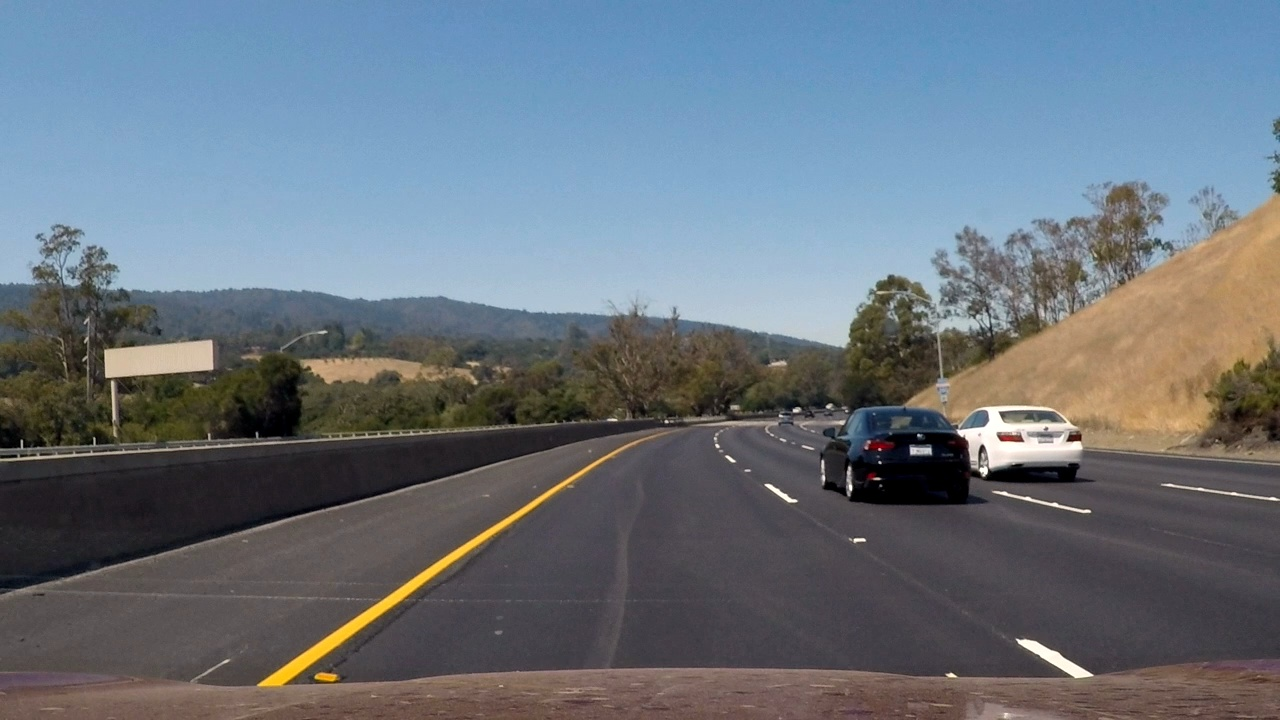
#> input picture frame0.jpg, 1280 x 720 px
$ jupyter execute p1_solidYellowLeft.ipynb   (shell and % lines are left out)   (older library calls are emulated)
#> lines starting #> are read from the running program, lines starting #| are printed output that depends on the picture; after the words box and inside, x2 and y2 are one past the last pixel; in counts of white or black regions, pixels touching at a corner belong together
### Frame by frame analysis for robust lane marking

#### 1. introduction of the project

This notebook presents the analysis performed on individual image to compute lane lines for Advanced Lane Finding project for Udacity's self-driving car nanodegree. This notebook specifically deals with identifying the lane mask, and then computing the lane location and polynomial mask for the road.

The following discription describe the image processing method step by step.

###### Part 1 helper fuctions. First of all, I define the functions to analyse the image.

[cell 1]
import matplotlib.pyplot as plt
import matplotlib.image as mpimg
import numpy as np
import cv2 as cv2
from moviepy.editor import VideoFileClip
from IPython.display import HTML
import tensorflow as tf
from scipy import signal
import os
import math
from numpy.polynomial import Polynomial as P


PREV_LEFT_X1 = None
PREV_LEFT_X2 = None
PREV_RIGHT_X1 = None
PREV_RIGHT_X2 = None

BASE_IMG = None
CANNY_IMG = None


def birdview(img):

    dst1 = cv2.warpPerspective(img,M,(img_size[1],img_size[0]),flags=cv2.INTER_LINEAR)
    return dst1

#define the sobel filter detect the edge of the lane
# [42 lines left out: functions sobel_thresh, hlv_sobel, not called in this run]

#define s color mask to find the lane, the color mask is robut to shadow
def image_mask(image):

    image_HSV = cv2.cvtColor(image,cv2.COLOR_RGB2HSV)

    # [7 lines of commented-out code are left out]

    yellow_hsv_low = np.array([ 10, 100, 100],np.uint8)
    yellow_hsv_high = np.array([ 80, 255, 255],np.uint8)

    white_hsv_low = np.array([20, 0, 180],np.uint8)
    white_hsv_high = np.array([255,  100, 255],np.uint8)


    #image_HSV = np.uint8(image_HSV*255/np.max(image_HSV))

    res_mask_yellow = cv2.inRange(image_HSV,yellow_hsv_low,yellow_hsv_high)
    res_yellow = cv2.bitwise_and(image,image, mask = res_mask_yellow)

    #print(image_HSV[200,:,0])
    #print(image_HSV[200,:,1])
    #print(image_HSV[200,:,2])
    res_mask_white = cv2.inRange(image_HSV,white_hsv_low,white_hsv_high)
    res_white = cv2.bitwise_and(image,image, mask = res_mask_white)

    #combine the yellow and white masked images
    mask_lane = cv2.bitwise_or(res_yellow,res_white)
    mask_lane_g = cv2.cvtColor(mask_lane, cv2.COLOR_RGB2GRAY)
    #Lane = np.zeros_like(mask_lane)
    #Lane[(mask_lane_g>=.5)|(image_hsv_sobel>=.5)]=1
    return mask_lane_g

#combine the image from sobel filter and the color mask
# [12 lines left out: function CombineImage, not called in this run]


def gaussian_blur(img, kernel_size):
    return cv2.GaussianBlur(img, (kernel_size, kernel_size), 0)

def slope(line):
    return (float(line[3]) - line[1]) / (float(line[2]) - line[0])

#define the the draw_line function to draw the line back on the image
# [71 lines left out: functions draw_lines, hough_lines, not called in this run]


def Canny_edge(img, low_threshold, high_threshold):
    #img_G = cv2.cvtColor(img, cv2.COLOR_RGB2GRAY)
    #plt.imshow(img_G, cmap = 'gray')
    img_G = cv2.GaussianBlur(img, (9, 9), 0)

    return cv2.Canny(img, low_threshold, high_threshold)

# [30 lines left out: function image_processing, not called in this run]

###### Part 2 How to detect the lane on a image

step 1: define the global variable to hold the value of the x1,x2,y1,y2 of the left and right side lane from the
previous frame. It help me to draw the lane even if the lane can't be detected.

step 2: define the function to transform the region of interst to the bird view image

step 3: apply color mask to find the yellow and white lane in the image

step 4: apply canny detector to the l and s channel of the image. We could find out that the s channel is resistant to the noise of shadows (like shadow of trees in the challenge video).

step 5: apply the canny edge detector to the gray scale image.

step 6: combine the output images from above (I ignored the s channel canny detected image)

step 7: Do the reverse perspective transformation to

step 8: do the hough space transformation to get the lane on the image.

step 9: draw the line back on a blank image.

step 10: add the image with lines on it and the original image to get the final image

[cell 2]
img = mpimg.imread('frame0.jpg')
#> img is the input picture: shape (720, 1280, 3); mean R, G, B 105.4, 115.1, 124.8
img_size = np.shape(img)
#> img_size = (720, 1280, 3)

#define the region of interest, this parameter set is based on the challenge video

ht_window = np.uint(img_size[0]/1.5)
#> ht_window = 480
hb_window = np.uint(img_size[0])
#> hb_window = 720
c_window = np.uint(img_size[1]/2)
#> c_window = 640
ctl_window = c_window - .2*np.uint(img_size[1]/2)
#> ctl_window = 512
ctr_window = c_window + .23*np.uint(img_size[1]/2)
#> ctr_window = 787.2
cbl_window = c_window - .85*np.uint(img_size[1]/2)
#> cbl_window = 96
cbr_window = c_window + .85*np.uint(img_size[1]/2)
#> cbr_window = 1184

src = np.float32([[cbl_window,hb_window],[cbr_window,hb_window],[ctr_window,ht_window],[ctl_window,ht_window]])

dst = np.float32([[0,img_size[0]],[img_size[1],img_size[0]],
                  [img_size[1],0],[0,0]])

#get the matrix M for the perspective transform

M = cv2.getPerspectiveTransform(src,dst)
M_inv = cv2.getPerspectiveTransform(dst,src)

print(img_size, img_size[1])
#| (720, 1280, 3) 1280
plt.imshow(img)
#> (this line was passed over: IPython is not available in this run)

[cell 3]
#bird view tranformation
image_bv = birdview(img)
plt.imshow(image_bv)
#> (this line was passed over: IPython is not available in this run)

[cell 4]
#apply color mask to get the yellow and white lanes
img_mask = image_mask(image_bv)
#> in image_mask, `image_HSV = cv2.cvtColor(image,cv2.COLOR_RGB2HSV)`: image_HSV: shape (720, 1280, 3); mean H, S, V 106.7, 32.5, 90.8
#> in image_mask, `res_mask_yellow = cv2.inRange(image_HSV,yellow_hsv_low,yellow_hsv_high)`:
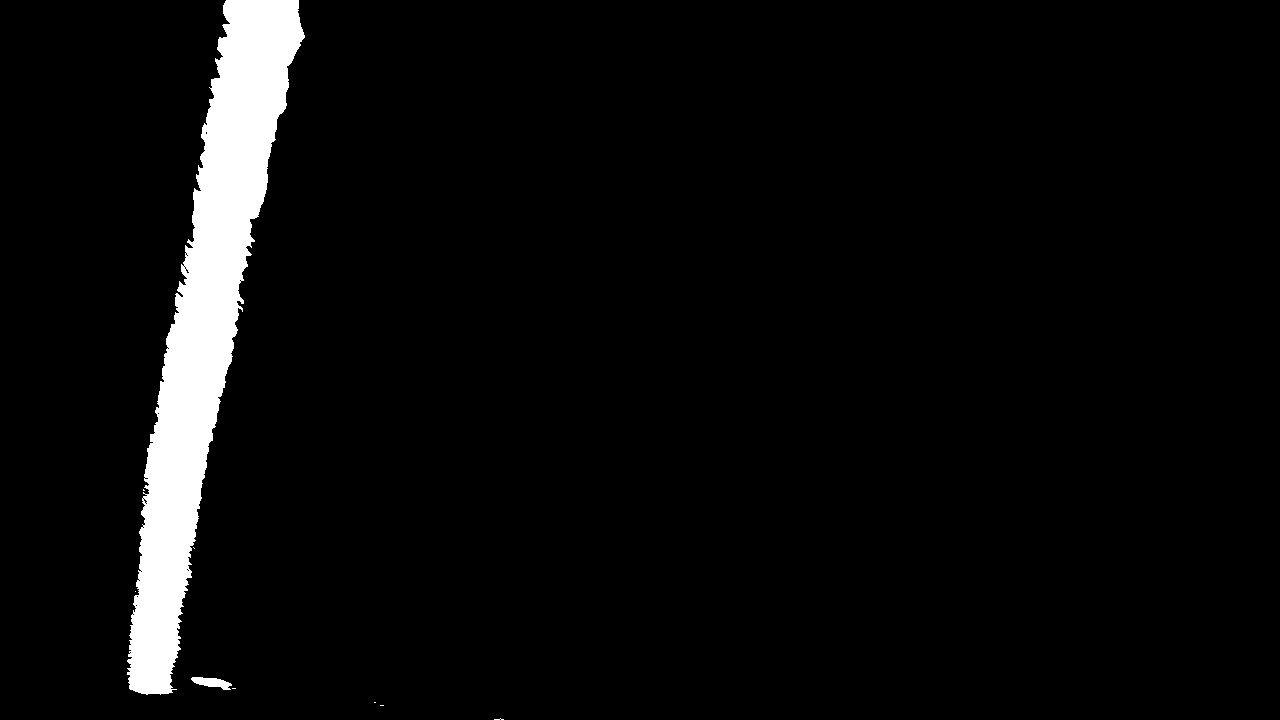
#> res_mask_yellow: shape (720, 1280); 4.7% white; 9 white regions (7 under 20 px), largest, box (x1, y1, x2, y2) and area: (127, 0, 305, 695) 42920, (191, 677, 232, 690) 307
#> in image_mask, `res_mask_white = cv2.inRange(image_HSV,white_hsv_low,white_hsv_high)`: res_mask_white: shape (720, 1280); 0.55% white; 9 white regions (6 under 20 px), largest, box (x1, y1, x2, y2) and area: (1146, 43, 1182, 205) 3807, (1221, 639, 1258, 684) 1132, (1193, 402, 1212, 414) 121
plt.imshow(img_mask)
#> (this line was passed over: IPython is not available in this run)

[cell 5]
#apply the canny edge detector to the s and l channel of the image, the s channel is robust to shadow
h, l, s = cv2.split(cv2.cvtColor(image_bv, cv2.COLOR_RGB2HLS))
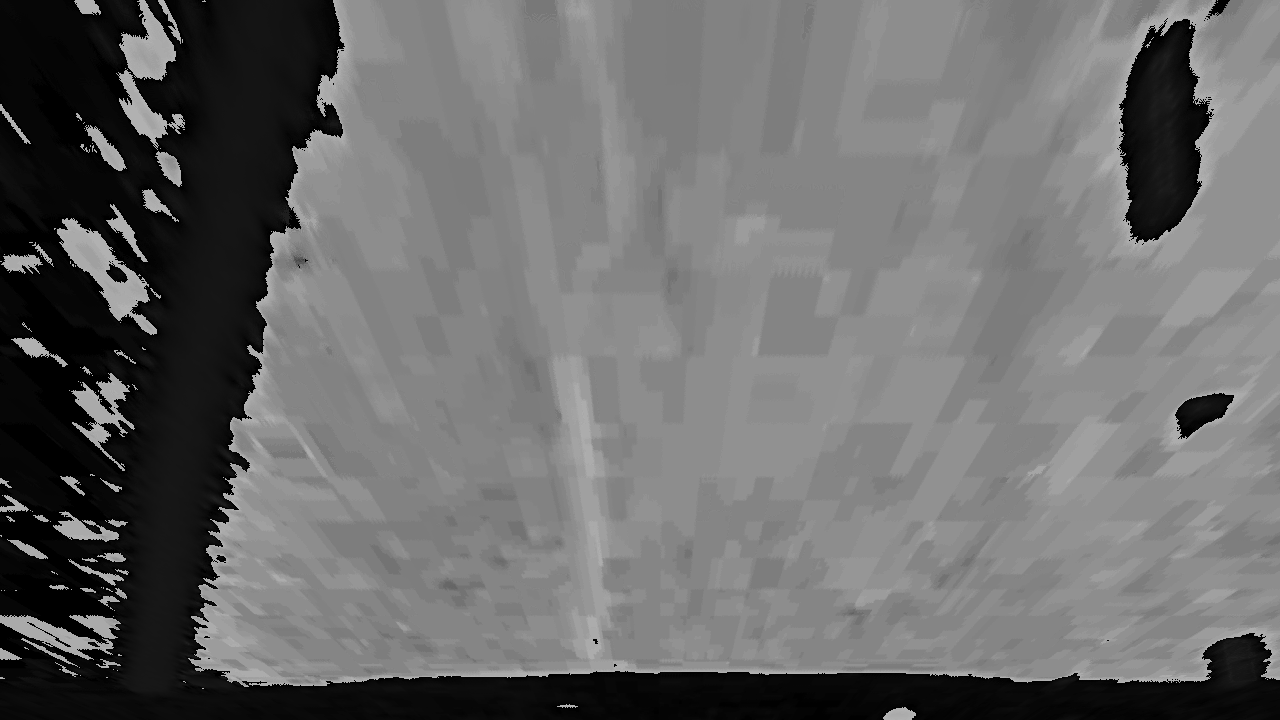
#> h: shape (720, 1280); min 0, max 179, mean 106.7
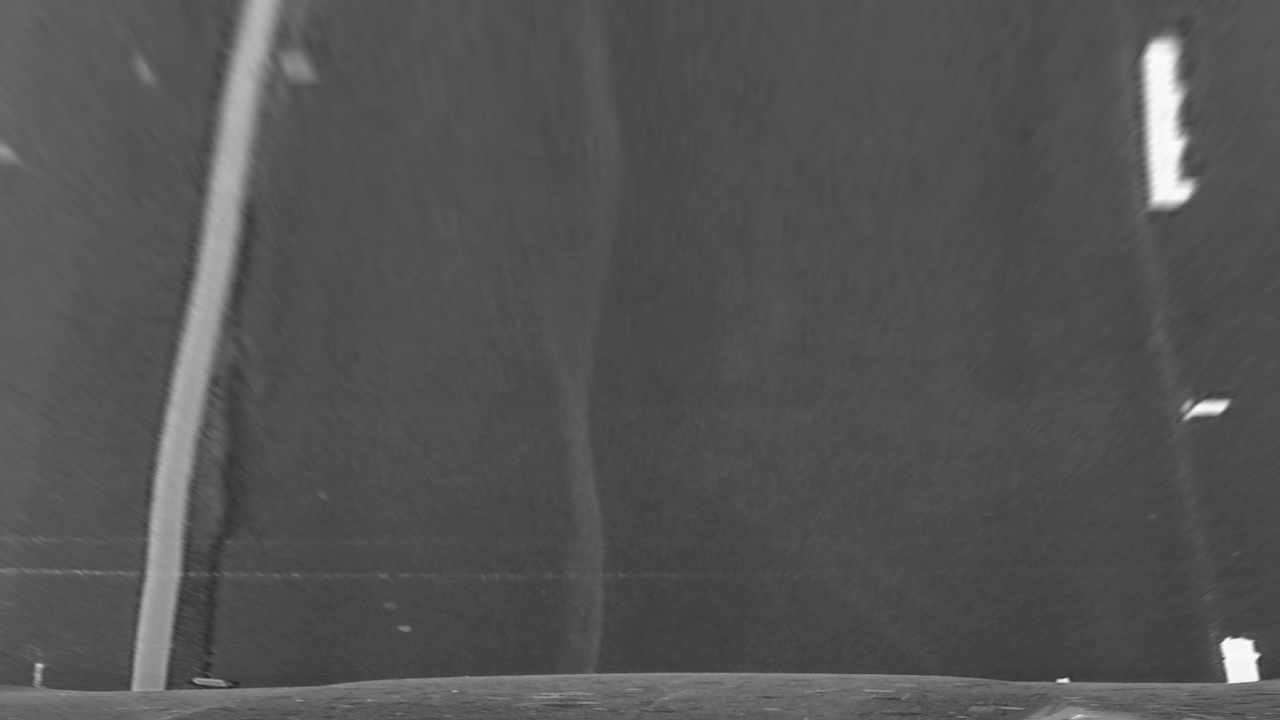
#> l: shape (720, 1280); min 33, max 251, mean 83.5

image_l = Canny_edge(l,60,80)
#> in Canny_edge, `return cv2.Canny(img, low_threshold, high_threshold)`: returned value: shape (720, 1280); 1% white in thin lines or dots
image_s = Canny_edge(s,60,80)
#> call 2 of Canny_edge, with low_threshold = 60, high_threshold = 80
#> in Canny_edge (call 2), `return cv2.Canny(img, low_threshold, high_threshold)`:
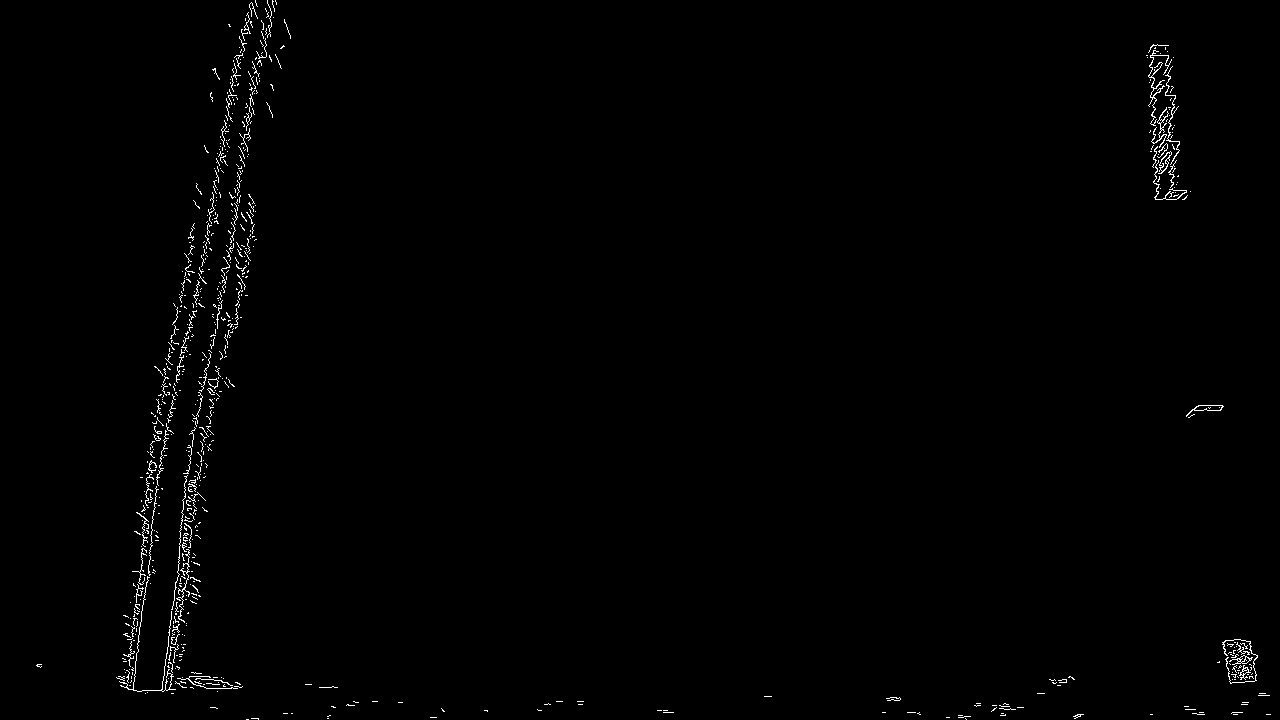
#> returned value: shape (720, 1280); 0.79% white in thin lines or dots

image_ls = np.zeros_like(h)

image_ls[(image_l>=.5)|(image_s>=.5)]=1

plt.subplot(3,1,1)
#> (this line was passed over: IPython is not available in this run)
plt.imshow(image_l, cmap = 'gray')
#> (this line was passed over: IPython is not available in this run)
plt.subplot(3,1,2)
#> (this line was passed over: IPython is not available in this run)
plt.imshow(image_s, cmap = 'gray')
#> (this line was passed over: IPython is not available in this run)
plt.subplot(3,1,3)
plt.imshow(image_ls, cmap = 'gray')

$ run again, with test.jpg copied over frame0.jpg
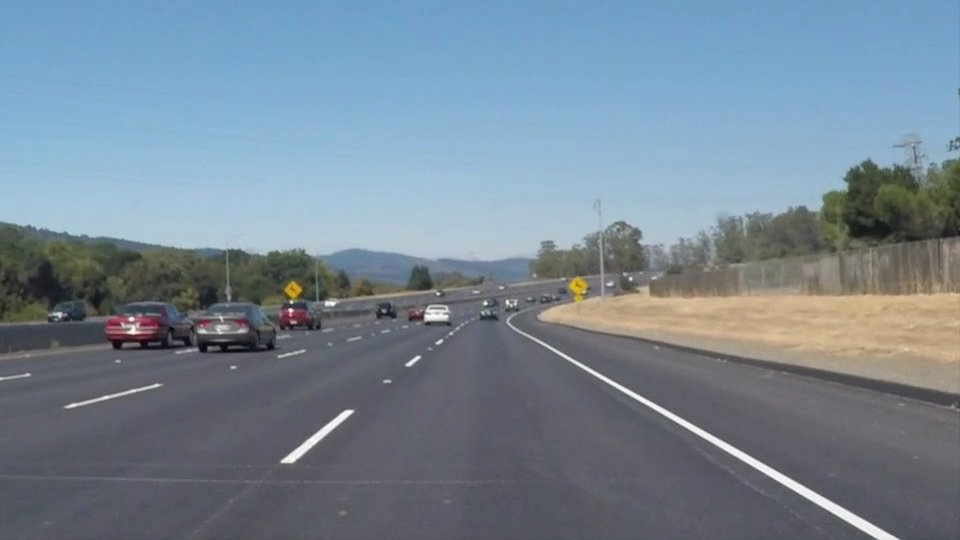
#> input picture test.jpg, 960 x 540 px
#> img is the input picture: shape (540, 960, 3); mean R, G, B 118.5, 134.5, 148.1
#| (540, 960, 3) 960
#> image_HSV: shape (540, 960, 3); mean H, S, V 117, 26.2, 109.9
#> res_mask_yellow: shape (540, 960); every value is 0
#> res_yellow: shape (540, 960, 3); every value is 0
#> in image_mask, `res_mask_white = cv2.inRange(image_HSV,white_hsv_low,white_hsv_high)`:
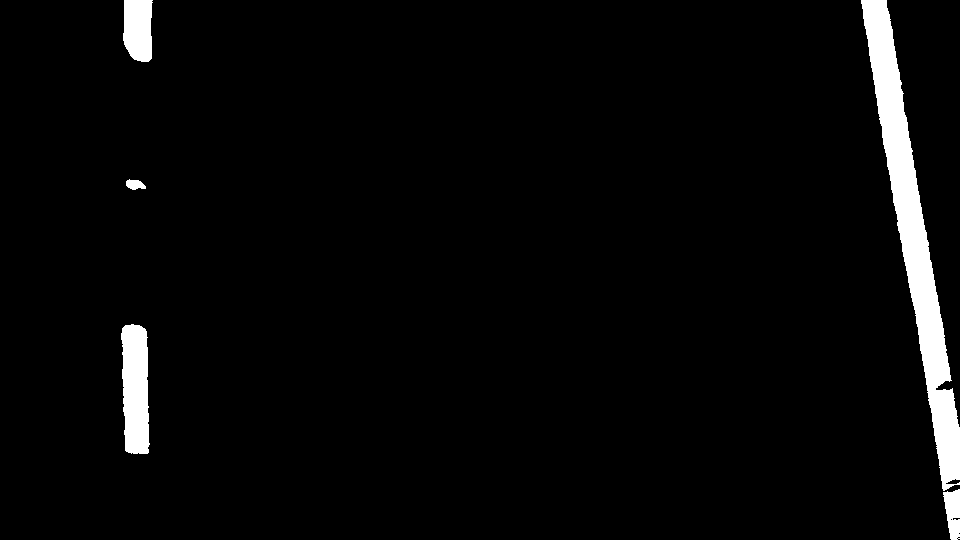
#> res_mask_white: shape (540, 960); 3.5% white; 5 white regions, box (x1, y1, x2, y2) and area: (861, 0, 960, 491) 12469, (121, 324, 150, 454) 3166, (123, 0, 153, 62) 1619, (943, 489, 960, 540) 636, (126, 179, 146, 190) 152
#> in Canny_edge (call 2), `return cv2.Canny(img, low_threshold, high_threshold)`:
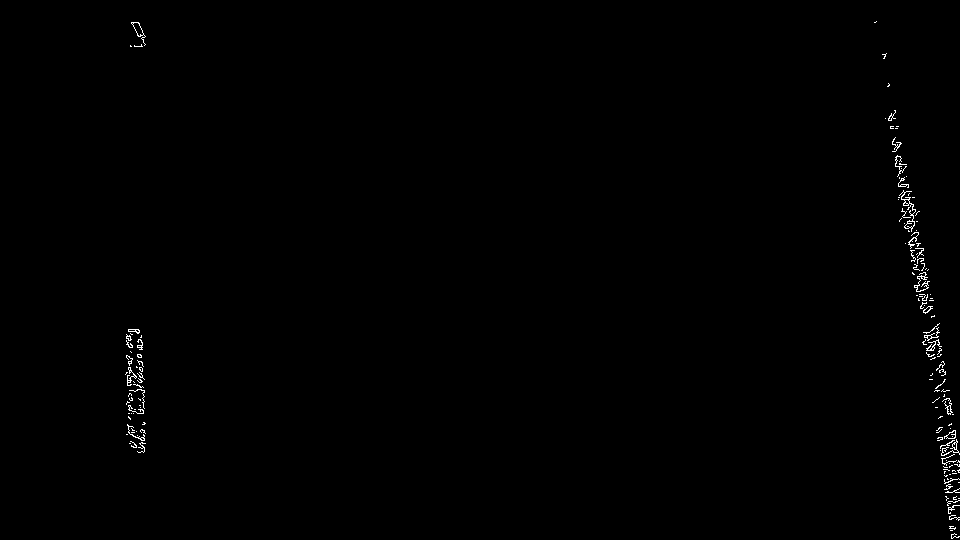
#> returned value: shape (540, 960); 0.42% white in thin lines or dots, all inside (x1, y1, x2, y2) = (125, 21, 960, 539)

$ run again, with read_image.png saved as frame0.jpg
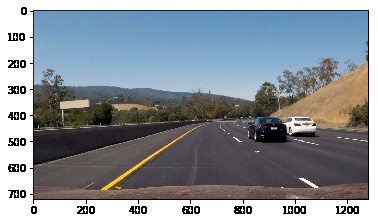
#> input picture read_image.png, 378 x 223 px
#> img is the input picture: shape (223, 378, 3); mean R, G, B 136.2, 143.3, 150.4
#| (223, 378, 3) 378
#> image_HSV: shape (223, 378, 3); mean H, S, V 96.7, 34.4, 103.4
#> in image_mask, `res_mask_yellow = cv2.inRange(image_HSV,yellow_hsv_low,yellow_hsv_high)`:
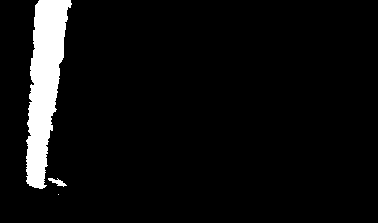
#> res_mask_yellow: shape (223, 378); 5.9% white; 3 white regions (1 under 20 px), largest, box (x1, y1, x2, y2) and area: (26, 0, 72, 189) 4932, (48, 178, 67, 187) 76
#> res_mask_white: shape (223, 378); 2.1% white in thin lines or dots, all inside (x1, y1, x2, y2) = (0, 201, 378, 210)
#> in Canny_edge (call 2), `return cv2.Canny(img, low_threshold, high_threshold)`:
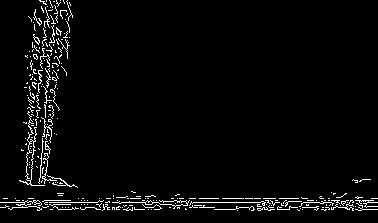
#> returned value: shape (223, 378); 3.5% white in thin lines or dots
